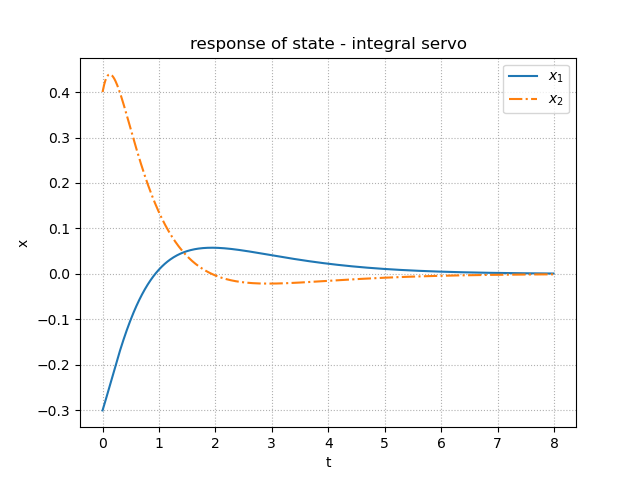

This figure's Python source:
"""
2021/03/21
@Yuya Shimizu

積分型サーボ系（外乱あり）
"""
import numpy as np
import matplotlib.pyplot as plt
from control import ss
from control.matlab import acker, lsim
from for_plot import plot_set

##状態空間モデル
A = [[ 0, 1],
        [-4, 5]]
B = [[0],
        [1]]
C = [1, 0]
D = [0]

P = ss(A, B, C, D)

#拡大系
Ae1 = np.c_[P.A, np.zeros((2, 1))]
Ae = np.r_[Ae1, -np.c_[P.C, 0]]
Be = np.c_[P.B.T, 0].T
Ce = np.c_[P.C, 0]

##拡大系に対する極配置法
Pole = [-1, -1, -5]
Fe = -acker(Ae, Be, Pole)  #Fe: 拡大系に対するフィードバックゲイン

##閉ループ系
Acl = Ae + Be*Fe   #入力をFとする
Pfb = ss(Acl, Be, np.eye(3), np.zeros((3, 1)))

Td = np.arange(0, 8, 0.01)  #シミュレーション時間
Ud = 0.2 * (Td>0)   #ステップ状の外乱
x0 = [-0.3, 0.4, 0]    #初期状態
x, t, _ = lsim(Pfb, Ud, Td, x0)

#描画
fig, ax = plt.subplots()
ax.plot(t, x[:, 0], label = '$x_1$')
ax.plot(t, x[:, 1], ls = '-.', label = '$x_2$')
ax.set_title('response of state - integral servo')
plot_set(ax, 't', 'x', 'best')
plt.show()
